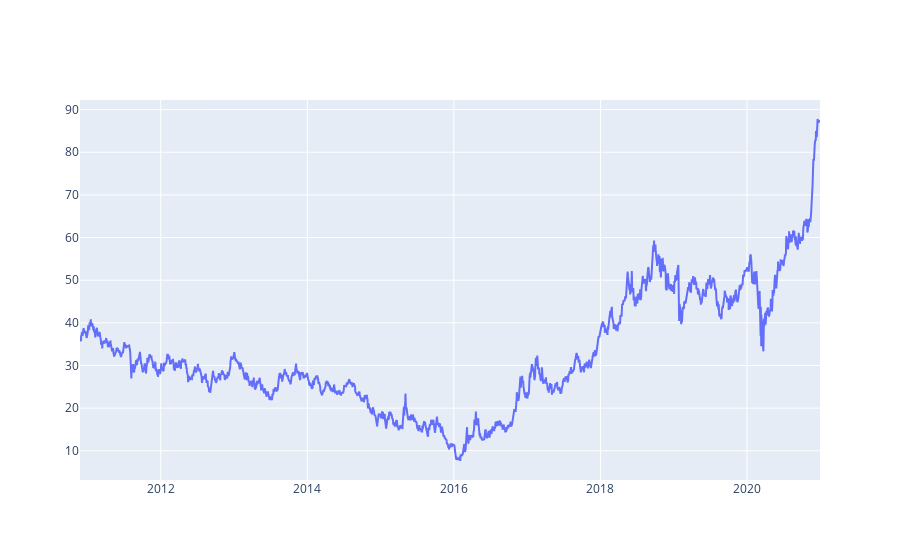

Notebook code cell kept with this figure:
### Code cell
# Using graph_objects
fig = go.Figure([
    go.Scatter(x=df.date, y=df.close)
])
fig.show()

### Figure 1 — Plotly figure (JSON) as saved in the notebook; plotly's stock layout.template omitted (floating-point values rounded to 4 significant figures; data arrays with more than 128 entries replaced by an {"elided": "..."} marker saying what was removed)
{"data": [{"type": "scatter", "x": {"elided": "2498 str values"}, "y": {"elided": "2498 float values"}}], "layout": {"autosize": true, "xaxis": {"autorange": true, "range": ["2010-11-25", "2020-12-30"], "showspikes": false, "type": "date"}, "yaxis": {"autorange": true, "range": [3.144, 92.26], "showspikes": false, "type": "linear"}}}
